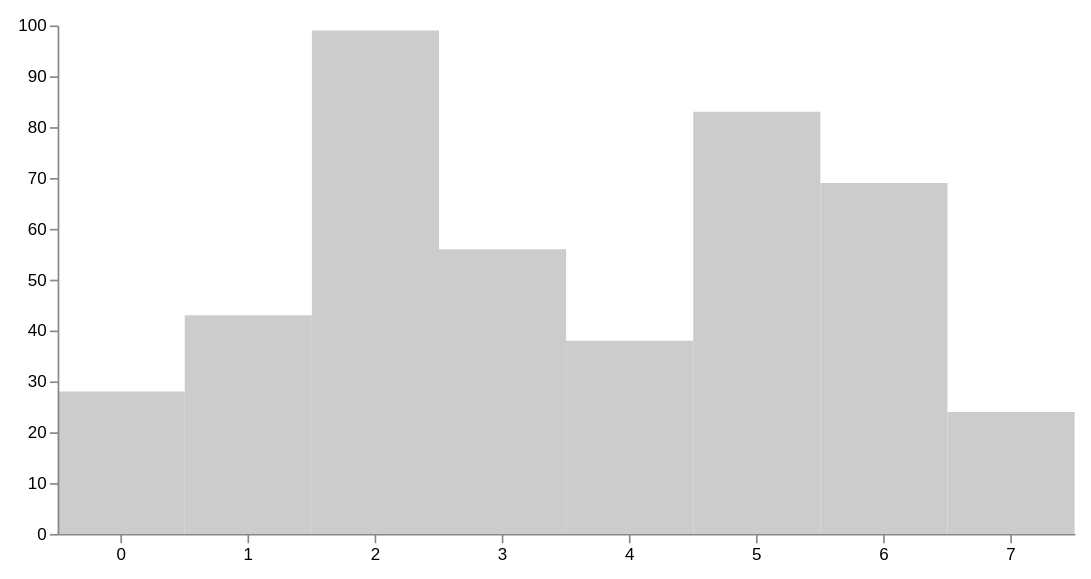

Write a Vega-Lite specification for this figure.
### Vega specification from a JSON file in a GitHub repository (floating-point values rounded to 4 significant figures)
{"schema": {"language": "vega", "version": "3.0.0"}, "width": 600, "height": 300, "padding": 10, "signals": [{"name": "shift", "value": false, "on": [{"events": {"marktype": "rect", "type": "click"}, "update": {"expr": "event.shiftKey"}, "force": true}]}, {"name": "clicked", "value": null, "on": [{"events": {"marktype": "rect", "type": "click"}, "update": {"expr": "datum"}, "force": true}]}], "data": [{"name": "values", "values": [{"x": 0, "y": 28}, {"x": 1, "y": 43}, {"x": 2, "y": 99}, {"x": 3, "y": 56}, {"x": 4, "y": 38}, {"x": 5, "y": 83}, {"x": 6, "y": 69}, {"x": 7, "y": 24}]}, {"name": "selected", "on": [{"trigger": "!shift", "remove": true}, {"trigger": "!shift && clicked", "insert": "clicked"}, {"trigger": "shift && clicked", "toggle": "clicked"}]}], "scales": [{"name": "xscale", "type": "band", "range": "width", "round": true, "domain": {"data": "values", "field": "x"}}, {"name": "yscale", "type": "linear", "range": "height", "round": true, "domain": {"data": "values", "field": "y"}, "zero": true, "nice": true}], "axes": [{"scale": "yscale", "orient": "left", "count": 5, "zindex": 1}, {"scale": "xscale", "orient": "bottom", "zindex": 1}], "marks": [{"type": "rect", "from": {"data": "values"}, "encode": {"enter": {"x": {"scale": "xscale", "field": "x"}, "width": {"scale": "xscale", "band": 1}, "y": {"scale": "yscale", "field": "y"}, "y2": {"scale": "yscale", "value": 0}}, "update": {"fill": [{"test": "indata('selected', '_id', datum._id)", "value": "steelblue"}, {"value": "#ccc"}]}}}]}
